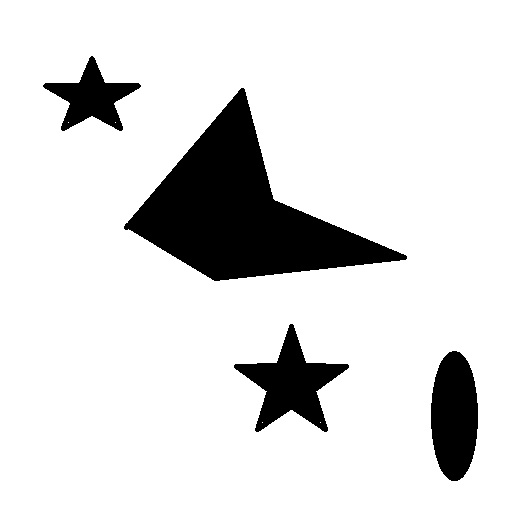
#> input picture cs529/final/map1.bmp, 532 x 528 px
$ python shortestpath.py
#> lines starting #> are read from the running program, lines starting #| are printed output that depends on the picture; after the words box and inside, x2 and y2 are one past the last pixel; in counts of white or black regions, pixels touching at a corner belong together
"""
CS529

Adrien Clay

Christopher Jarek

Thomas Hynes

Refat Mishuk
"""
import numpy as np
from PIL import Image

def load_map(path, new_size=(120, 120)):
#> called with path = 'map1.bmp', new_size = (120, 120)
    image = Image.open(path).convert('L')
#> image: PIL image 532x528 L; 87.8% white; 4 black regions, box (x1, y1, x2, y2) and area: (124, 88, 407, 281) 21692, (234, 324, 349, 432) 4869, (431, 351, 478, 481) 4833, (43, 56, 141, 131) 3001

    resized = image.resize(new_size, resample=Image.BILINEAR)
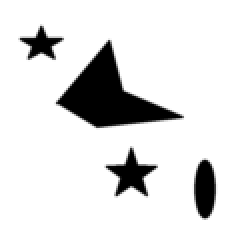
#> resized: PIL image 120x120 L (shown 2 times larger); min 0, max 255, mean 223.8
    image_array = np.array(resized)
    binary_map = (image_array < 128).astype(int)
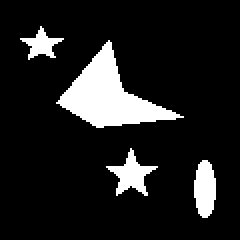
#> binary_map: shape (120, 120) int64 (shown 2 times larger); values 0 (black) and 1 (white), 12.2% white; 4 white regions, box (x1, y1, x2, y2) and area: (28, 20, 92, 64) 1113, (97, 80, 108, 109) 250, (53, 74, 79, 98) 245, (10, 13, 32, 30) 152

    h, w = binary_map.shape
#> h = 120; w = 120
    new_h, new_w = new_size
    block_h = h // new_h
#> block_h = 1
    block_w = w // new_w
#> block_w = 1

    abstracted_map = np.zeros((new_h, new_w), dtype=int)

    for i in range(new_h):
        for j in range(new_w):
            pixel = binary_map[i*block_h:(i+1)*block_h, j*block_w:(j+1)*block_w]
            abstracted_map[i, j] = 1 if np.any(pixel) else 0

    return abstracted_map

def print_abstract_map(abstracted_map):
    """
    . is free, # is obstacle
    """
    for row in abstracted_map:
        print(''.join('#' if cell else '.' for cell in row))
#> this loop made 120 passes

if __name__ == '__main__':
    image_path = 'map1.bmp'
    new_size = (120, 120)

    abstracted_map = load_map(image_path, new_size)
    print_abstract_map(abstracted_map)

$ run again, with cs529/final/map2.bmp copied over cs529/final/map1.bmp
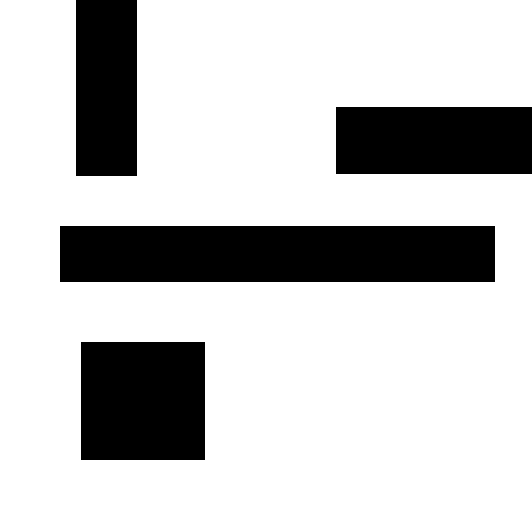
#> input picture cs529/final/map2.bmp, 532 x 528 px
#> image: PIL image 532x528 L; 77.6% white; 4 black regions, box (x1, y1, x2, y2) and area: (60, 226, 495, 282) 24360, (81, 342, 205, 460) 14632, (336, 107, 532, 174) 13132, (76, 0, 137, 176) 10736
#> in load_map, `resized = image.resize(new_size, resample=Image.BILINEAR)`:
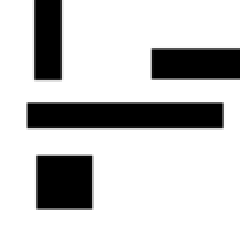
#> resized: PIL image 120x120 L (shown 2 times larger); min 0, max 255, mean 197.9
#> in load_map, `binary_map = (image_array < 128).astype(int)`:
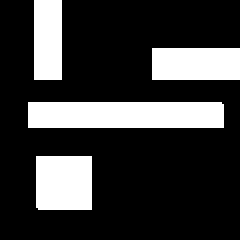
#> binary_map: shape (120, 120) int64 (shown 2 times larger); values 0 (black) and 1 (white), 22.9% white; 4 white regions, box (x1, y1, x2, y2) and area: (14, 51, 112, 64) 1273, (18, 78, 46, 105) 755, (76, 24, 120, 40) 704, (17, 0, 31, 40) 560
#> the loop in print_abstract_map, `for row in abstracted_map:` made 120 passes
